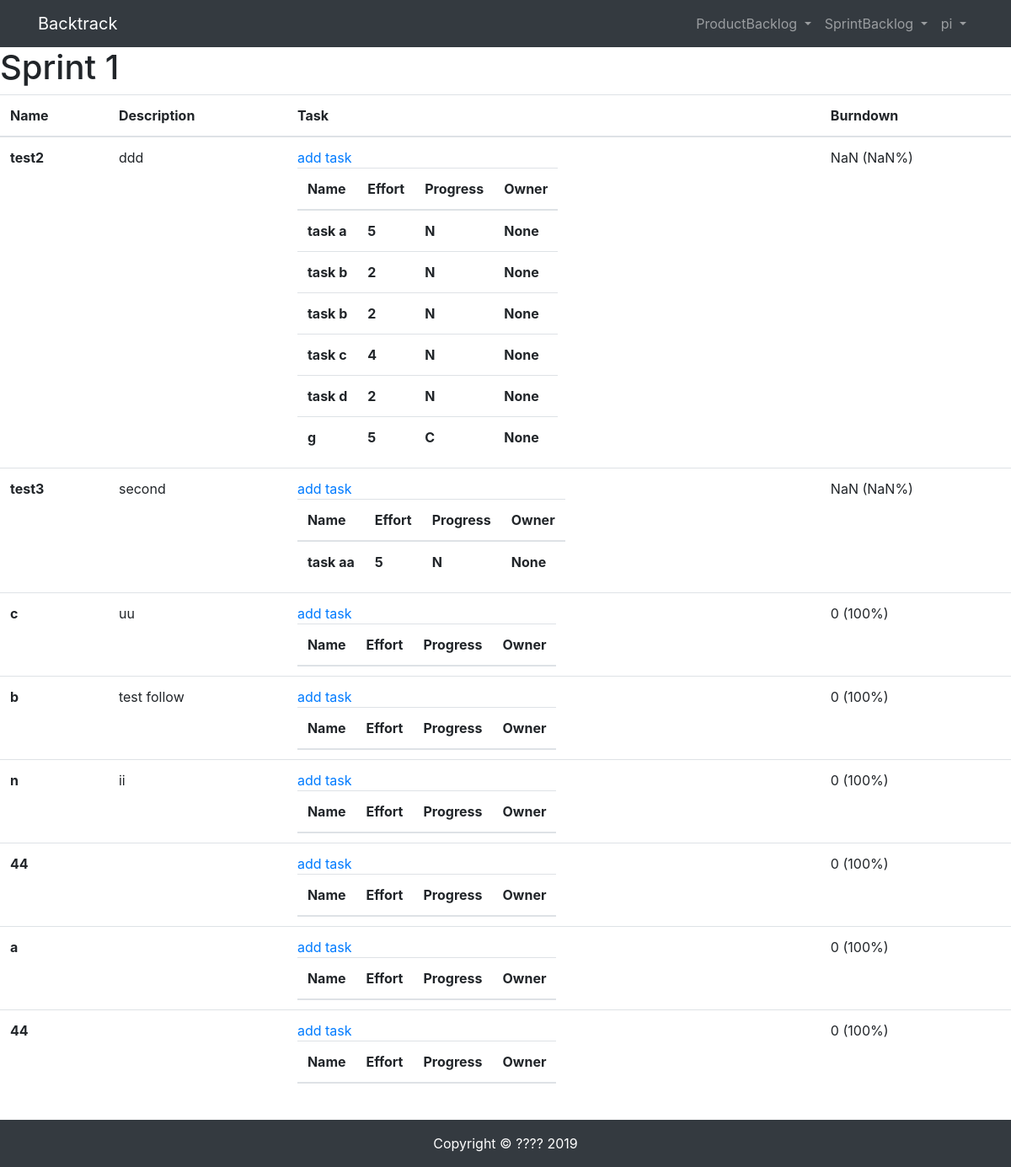
The app's page /sprintbacklog/sbilist/1/ (signed in) with its own data.
### sprintbacklog/models.py (models this page shows, shortened)
class SprintBacklogItem (models.Model):
    sprint = models.ForeignKey(Sprint, on_delete=models.CASCADE)
    productbacklogitem = models.ForeignKey(ProductBacklogItem, on_delete=models.CASCADE)
    description = models.CharField(max_length=200)

class Task (models.Model):
    name = models.CharField(max_length=20, blank=True)
    sprintbacklogitem = models.ForeignKey(SprintBacklogItem, on_delete=models.CASCADE)
    description = models.CharField(max_length=200)
    owner = models.ForeignKey(User, on_delete=models.CASCADE, null=True)
    effort = models.IntegerField()
    progress = models.CharField(
        max_length=1,
        choices=PROGRESS_STATUS,
        default=NOTSTART,
        blank=False,
    )
    def __str__(self):
        return self.name

### productbacklog/models.py (models this page shows, shortened)
class ProductBacklogItem (models.Model):
    product = models.ForeignKey(Product, on_delete=models.CASCADE)
    name = models.CharField(max_length=100)
    description = models.CharField(max_length=200)
    NOTSTART = 'N'
    INPROGRESS = 'P'
    COMPLETE = 'C'
    PROGRESS_STATUS = (
        (NOTSTART, 'not start'),
        (INPROGRESS, 'in progress'),
        (COMPLETE, 'complete'),
    )
    progress = models.CharField(
        max_length=1,
        choices=PROGRESS_STATUS,
        default=NOTSTART,
        blank=False,
    )
    storypoint = models.IntegerField()
    created = models.DateTimeField(default=timezone.now)
    updated = models.DateTimeField(auto_now=True)
    order = models.IntegerField(default=0)

### sprintbacklog/views.py (the view)
# urls.py: path('sbilist/<int:id>/', views.sbi_list, name="sbilist"),
@login_required(login_url='/login')
def sbi_list(request, id):
    target_sprint = Sprint.objects.get(id=id)
    sbi_list = SprintBacklogItem.objects.filter(sprint=target_sprint.id)
    sbi_id_list = []
    for sbi in sbi_list:
        sbi_id_list.append(sbi.id)
    print(sbi_id_list)
    task_list = Task.objects.filter(sprintbacklogitem__in=sbi_id_list)
    for task in task_list:
        print(task)
    context = {'sbi_list': sbi_list, 'task_list': task_list, 'sprint_number': target_sprint.number}
    return render(request, 'sprintbacklog/sbilist.html',context)

### templates/sprintbacklog/sbilist.html (shortened to what this page needs)
{% extends "base.html" %}
{% load staticfiles %}
{% block content %}
<h1>Sprint {{sprint_number}}</h1>
<table class="table">
    <thead>
      <tr>
        <th scope="col">Name</th>
        <th scope="col">Description</th>
        <th scope="col">Task</th>
        <th scope="burndown">Burndown</th>
      </tr>
    </thead>
    <tbody>
      {% for sbi in sbi_list %}
      <tr class="sbi">
        <th scope="row">{{sbi.productbacklogitem.name}}</th>
        <td>{{sbi.description}}</td>
        <td>
          <a href="{% url 'sprintbacklog:addtask' sbi.id %}">
            add task
          </a>
          <table class="class">
            <thead>
              <tr>
                <th scope="col">Name</th>
                <th scope="col">Effort</th>
                <th scope="col">Progress</th>
                <th scope="col">Owner</th>
              </tr>
            </thead>
            <tbody>
              {% for task in task_list %}
              <tr>
                {% if task.sprintbacklogitem == sbi %}
                  <th scope="row">{{task.name}}</th>
                  <th scope="row" class="effort">{{task.effort}}</th>
                  <th scope="row" class="pgs">{{task.progress}}</th>
                  <th scope="row">{{task.owner}}</th>
                {% endif %}
              </tr>
              {% endfor %}
            </tbody>
          </table>
        </td>
        <td class="burndown"></td>
      </tr>
      {% endfor %}
    </tbody>
</table>
{% endblock content %}

### templates/header.html (shortened to what this page needs)
<nav class="navbar navbar-expand-lg navbar-dark bg-dark">
  <div class="container">
    <a class="navbar-brand" href="/productbacklog">Backtrack</a>
    <div>
      <ul class="navbar-nav">
        {% if user.is_authenticated %}
        {% if user.profile.type == 'DV' %}
        <li class="nav-item dropdown">
          <a class="nav-link dropdown-toggle" href="#" id="navbarDropdown" role="button" data-toggle="dropdown" aria-haspopup="true" aria-expanded="false">
            ProductBacklog
          </a>
        </li>
        <li class="nav-item dropdown">
          <a class="nav-link dropdown-toggle" href="#" id="navbarDropdown" role="button" data-toggle="dropdown" aria-haspopup="true" aria-expanded="false">
            SprintBacklog
          </a>
        </li>
        {% endif %}
        {% endif %}
	{% if user.is_authenticated %}
            <li class="nav-item dropdown">
              <a class="nav-link dropdown-toggle" href="#" id="navbarDropdown" role="button" data-toggle="dropdown" aria-haspopup="true" aria-expanded="false">
                {{ user.username }}
              </a>
          </li>
        {% else %}
          <li class="nav-item">
              <a class="nav-link" href="#">Login</a>
          </li>
        {% endif %}
      </ul>
    </div>
  </div>
</nav>

### templates/header.html (style rules this page uses)
nav { user-select: none; }

### records on screen
SprintBacklogItem: productbacklogitem.name "test2", description "ddd"
Task: name "task a", effort "5", progress "N", owner "None"
Task: name "task b", effort "2", progress "N", owner "None"
Task: name "task b", effort "2", progress "N", owner "None"
Task: name "task c", effort "4", progress "N", owner "None"
Task: name "task d", effort "2", progress "N", owner "None"
Task: name "g", effort "5", progress "C", owner "None"
SprintBacklogItem: productbacklogitem.name "test3", description "second"
Task: name "task aa", effort "5", progress "N", owner "None"
SprintBacklogItem: productbacklogitem.name "c", description "uu"
SprintBacklogItem: productbacklogitem.name "b", description "test follow"
SprintBacklogItem: productbacklogitem.name "n", description "ii"
SprintBacklogItem: productbacklogitem.name "44"
SprintBacklogItem: productbacklogitem.name "a"
SprintBacklogItem: productbacklogitem.name "44"

### other values on screen
{{ user.username }} "pi"
{{ sprint_number }} "1"
